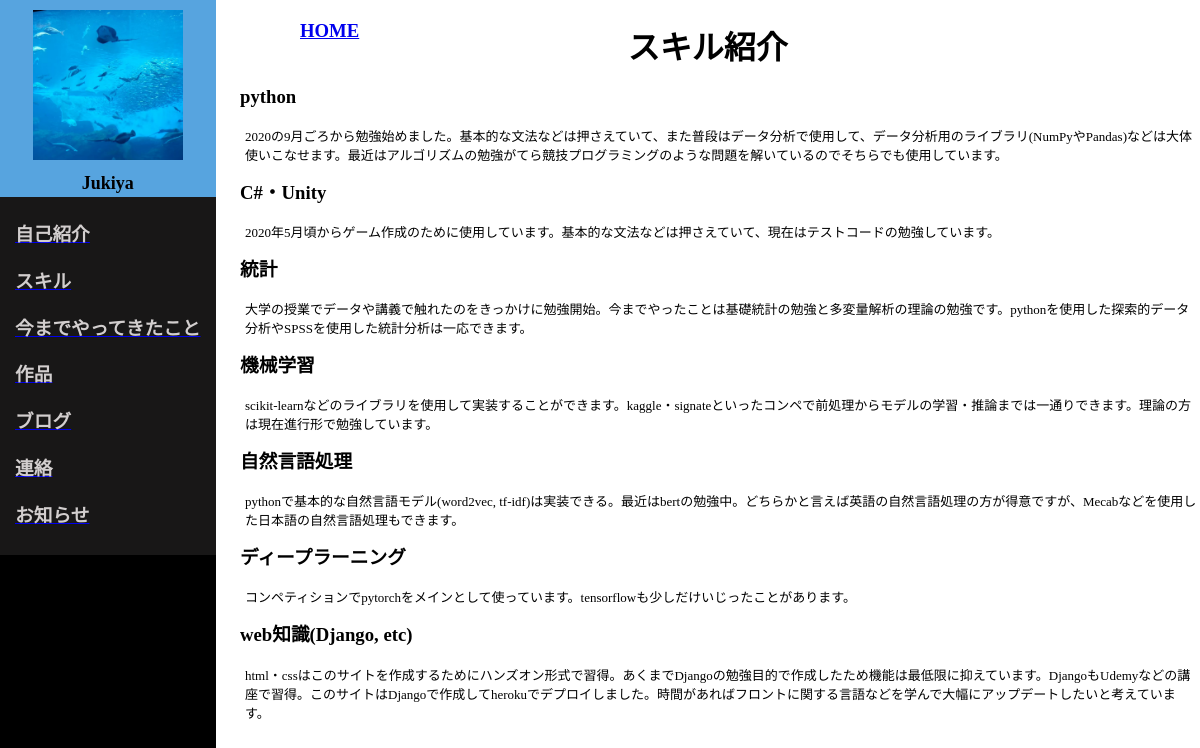
/skill/, run on the app's committed database.
### myapp/models.py (models this page shows, shortened)
class SkillModel(models.Model):
    language = models.CharField(max_length=20, blank=True)
    period = models.CharField(
        max_length=20, blank=True, choices=period_choice)
    description = models.TextField(max_length=1000, blank=True)

### myapp/views.py (the view)
# urls.py: path("skill/", views.SkillView.as_view(), name="skill"),
class SkillView(View):
    def get(self, request, *args, **kwargs):
        skill_data = SkillModel.objects.all()
        return render(request, "myapp/skill.html", {"skill_data":skill_data})

### myapp/templates/myapp/skill.html (shortened to what this page needs)
<!DOCTYPE html>
{% load static %}
<html lang="en">
    <head>
        <link rel="stylesheet" type="text/css" href="{% static 'css/skill.css' %}">
        <div class="header">
            <div class="profile">
                <img src="/media/img/upload/my_favorite_photo.jpg" , alt="profile_icon" , width="150" , height="150">
                <h1><font color="black">Jukiya</font></h1>
            </div>
            <div class="page_link">
                <a href="{% url 'myapp:introduction' %}"><h3>自己紹介</h3></a>
                <a href="{% url 'myapp:skill' %}"><h3>スキル</h3></a>
                <a href="{% url 'myapp:experience' %}"><h3>今までやってきたこと</h3></a>
                <a href="{% url 'myapp:works' %}"><h3>作品</h3></a>
                <a href="{% url 'myapp:blog' %}"><h3>ブログ</h3></a>
                <a href="{% url 'myapp:contact' %}"><h3>連絡</h3></a>
                <a href="{% url 'myapp:news' %}"><h3>お知らせ</h3></a>
            </div>
        </div>
    </head>
    <body>
        <div class="title">
            <a href="{% url 'myapp:home' %}"><h3>HOME</h3></a>
            <h1 class="skill">スキル紹介</h1>
        </div>
        <div class="skill_content", id="skillcontent">
            {% for skill in skill_data %}
            <ul>
                <li><h3>{{skill.language}}</h3></li>
                <p>{{ skill.description | linebreaks }}</p>
            </ul>
            {% endfor %}
        </div>
    </body>
</html>

### myapp/static/css/skill.css (style rules this page uses)
* { margin: 0; padding: 0; }
.header { float: left; background-color: black; width: max-content; min-height: 100vh; }
.profile { background-color: #57a4df; height: auto; width: auto; }
.profile img { height: 150px; width: 150px; object-fit: cover; display: block; padding: 10px 10px 10px 32.5px; }
.profile h1 { text-align: center; font-size: large; line-height: 1.5; }
.page_link { background-color: #181717; padding: 15px; line-height: 2.5; background-repeat: repeat-y; }
.page_link h3 { color: rgb(210, 206, 206); }
h1 { text-align: center; }
.skill_content { padding-left: 225px; }
.skill_content li { list-style: none; }
.skill_content h3 { padding: 15px; line-height: 1.5; }
.skill_content p { padding-left: 20px; font-size: small; }
.title h3 { padding-left: 300px; transform: translateY(20px); }

### data on the page
SkillModel: language "python", description "2020の9月ごろから勉強始めました。基本的な文法などは押さえていて、また普段はデータ分析で使用して、データ分析用のライブラリ(NumPyやPandas)などは大体使いこなせます。最近はアルゴリズムの勉強がてら競技プログラミングのような問題を解いているのでそちらでも使用しています。"
SkillModel: language "C#・Unity", description "2020年5月頃からゲーム作成のために使用しています。基本的な文法などは押さえていて、現在はテストコードの勉強しています。"
SkillModel: language "統計", description "大学の授業でデータや講義で触れたのをきっかけに勉強開始。今までやったことは基礎統計の勉強と多変量解析の理論の勉強です。pythonを使用した探索的データ分析やSPSSを使用した統計分析は一応できます。"
SkillModel: language "機械学習", description "scikit-learnなどのライブラリを使用して実装することができます。kaggle・signateといったコンペで前処理からモデルの学習・推論までは一通りできます。理論の方は現在進行形で勉強しています。"
SkillModel: language "自然言語処理", description "pythonで基本的な自然言語モデル(word2vec, tf-idf)は実装できる。最近はbertの勉強中。どちらかと言えば英語の自然言語処理の方が得意ですが、Mecabなどを使用した日本語の自然言語処理もできます。"
SkillModel: language "ディープラーニング", description "コンペティションでpytorchをメインとして使っています。tensorflowも少しだけいじったことがあります。"
SkillModel: language "web知識(Django, etc)", description "html・cssはこのサイトを作成するためにハンズオン形式で習得。あくまでDjangoの勉強目的で作成したため機能は最低限に抑えています。DjangoもUdemyなどの講座で習得。このサイトはDjangoで作成してherokuでデプロイしました。時間があればフロントに関する言語などを学んで大幅にアップデートしたいと考えています。"
